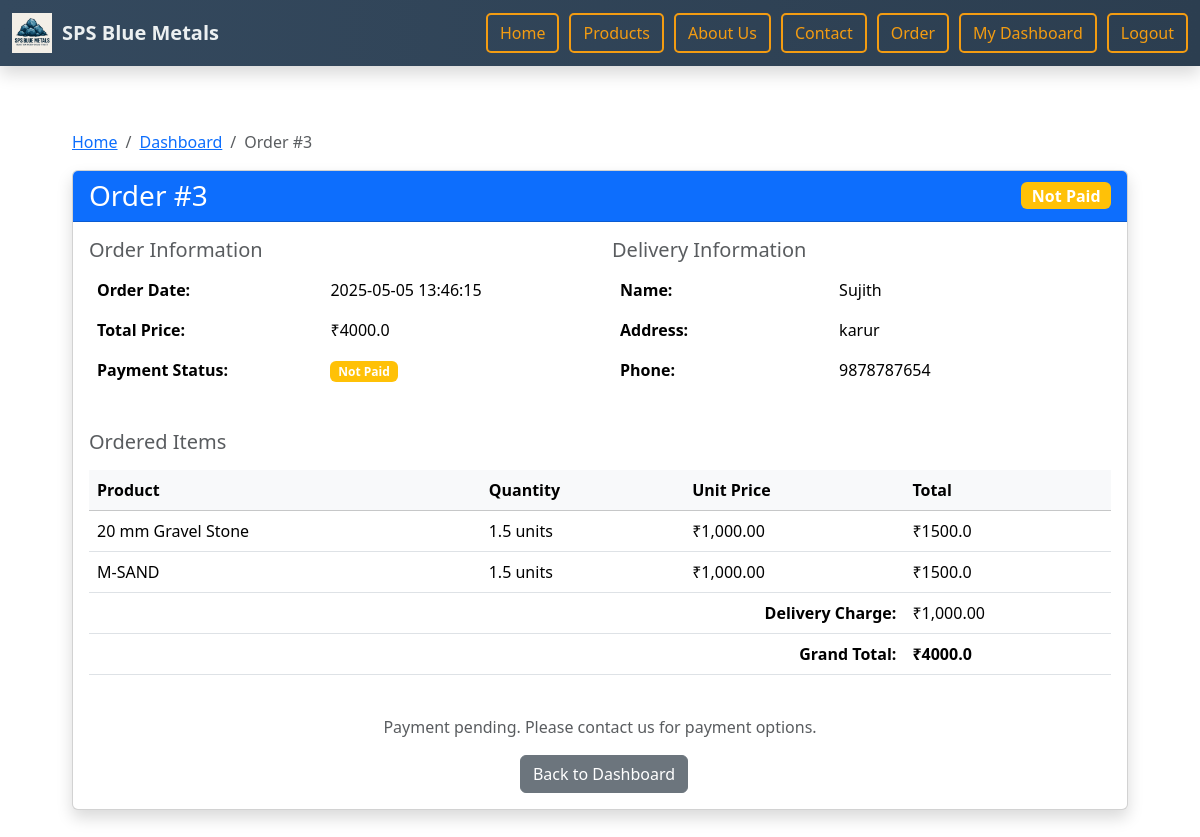
Screenshot of /view-order/3 (signed in) with the database file from the repository.
### tables this page shows
CREATE TABLE orders (
            id INTEGER PRIMARY KEY AUTOINCREMENT,
            name TEXT,
            address TEXT,
            phone TEXT,
            total_price REAL,
            timestamp TEXT,
            payment_status TEXT DEFAULT 'Not Paid',
            order_status TEXT DEFAULT 'Ordered',
            user_id INTEGER
        );

CREATE TABLE order_items (
            id INTEGER PRIMARY KEY AUTOINCREMENT,
            order_id INTEGER,
            product TEXT,
            quantity REAL,
            FOREIGN KEY(order_id) REFERENCES orders(id)
        );

### app.py (the view)
@app.route('/view-order/<int:order_id>')
@user_login_required
def view_order_details(order_id):
    user_id = session.get('user_id')
    conn = sqlite3.connect('orders.db')
    c = conn.cursor()
    c.execute("SELECT * FROM orders WHERE id = ? AND user_id = ?", (order_id, user_id))
    order = c.fetchone()
    if not order:
        conn.close()
        flash("Order not found or you don't have permission to view it", 'danger')
        return redirect('/user-dashboard')
    c.execute("SELECT * FROM order_items WHERE order_id = ?", (order_id,))
    items = c.fetchall()
    conn.close()
    return render_template('order_details.html', order=order, items=items)

### app.py (called while the page is built)
def user_login_required(f):
    @wraps(f)
    def decorated_function(*args, **kwargs):
        if not session.get('user_logged_in'):
            flash('Please login to view this page.', 'warning')
            return redirect('/login')
        return f(*args, **kwargs)
    return decorated_function

### templates/order_details.html
{% extends "base.html" %}
{% block content %}
<div class="container py-4">
    <div class="row">
        <div class="col-12">
            <nav aria-label="breadcrumb">
                <ol class="breadcrumb">
                    <li class="breadcrumb-item"><a href="{{ url_for('home') }}">Home</a></li>
                    <li class="breadcrumb-item"><a href="{{ url_for('user_dashboard') }}">Dashboard</a></li>
                    <li class="breadcrumb-item active" aria-current="page">Order #{{ order[0] }}</li>
                </ol>
            </nav>
        </div>
    </div>
    <div class="row">
        <div class="col-12">
            <div class="card shadow" data-aos="fade-up">
                <div class="card-header bg-primary text-white d-flex justify-content-between align-items-center">
                    <h3 class="mb-0">Order #{{ order[0] }}</h3>
                    <span class="badge {% if order[6] == 'Paid' %}bg-success{% else %}bg-warning{% endif %} fs-6">
                        {{ order[6] }}
                    </span>
                </div>
                <div class="card-body">
                    <div class="row mb-4">
                        <div class="col-md-6">
                            <h5 class="text-muted">Order Information</h5>
                            <table class="table table-borderless">
                                <tr>
                                    <th>Order Date:</th>
                                    <td>{{ order[5] }}</td>
                                </tr>
                                <tr>
                                    <th>Total Price:</th>
                                    <td>₹{{ order[4]|round(2) }}</td>
                                </tr>
                                <tr>
                                    <th>Payment Status:</th>
                                    <td>
                                        {% if order[6] == 'Paid' %}
                                            <span class="badge bg-success">Paid</span>
                                        {% else %}
                                            <span class="badge bg-warning">Not Paid</span>
                                        {% endif %}
                                    </td>
                                </tr>
                            </table>
                        </div>
                        <div class="col-md-6">
                            <h5 class="text-muted">Delivery Information</h5>
                            <table class="table table-borderless">
                                <tr>
                                    <th>Name:</th>
                                    <td>{{ order[1] }}</td>
                                </tr>
                                <tr>
                                    <th>Address:</th>
                                    <td>{{ order[2] }}</td>
                                </tr>
                                <tr>
                                    <th>Phone:</th>
                                    <td>{{ order[3] }}</td>
                                </tr>
                            </table>
                        </div>
                    </div>
                    <h5 class="text-muted mb-3">Ordered Items</h5>
                    <div class="table-responsive">
                        <table class="table">
                            <thead class="table-light">
                                <tr>
                                    <th>Product</th>
                                    <th>Quantity</th>
                                    <th>Unit Price</th>
                                    <th>Total</th>
                                </tr>
                            </thead>
                            <tbody>
                                {% for item in items %}
                                <tr>
                                    <td>{{ item[2] }}</td>
                                    <td>{{ item[3] }} unit{% if item[3] > 1 %}s{% endif %}</td>
                                    <td>₹1,000.00</td>
                                    <td>₹{{ (item[3] * 1000)|round(2) }}</td>
                                </tr>
                                {% endfor %}
                                <tr>
                                    <td colspan="3" class="text-end"><strong>Delivery Charge:</strong></td>
                                    <td>₹1,000.00</td>
                                </tr>
                                <tr>
                                    <td colspan="3" class="text-end"><strong>Grand Total:</strong></td>
                                    <td><strong>₹{{ order[4]|round(2) }}</strong></td>
                                </tr>
                            </tbody>
                        </table>
                    </div>
                    <div class="mt-4 text-center">
                        {% if order[6] == 'Not Paid' %}
                            <p class="text-muted mb-3">Payment pending. Please contact us for payment options.</p>
                        {% endif %}
                        <a href="{{ url_for('user_dashboard') }}" class="btn btn-secondary {% if order[6] == 'Paid' %}ms-0{% else %}ms-2{% endif %}">Back to Dashboard</a>
                    </div>
                </div>
            </div>
        </div>
    </div>
</div>
{% endblock %}

### templates/base.html (style rules this page uses)
html, body { margin: 0; padding: 0; width: 100%; overflow-x: hidden; background-color: #f4f4f9; }

### rows the page displays
orders: id "3", payment_status "Not Paid", timestamp "2025-05-05 13:46:15", total_price "4000.0", name "Sujith", address "karur", phone "9878787654"
order_items: product "20 mm Gravel Stone", quantity "1.5", shows "s", (item[3]*1000)|round(2) "1500.0"
order_items: product "M-SAND", quantity "1.5", shows "s", (item[3]*1000)|round(2) "1500.0"
